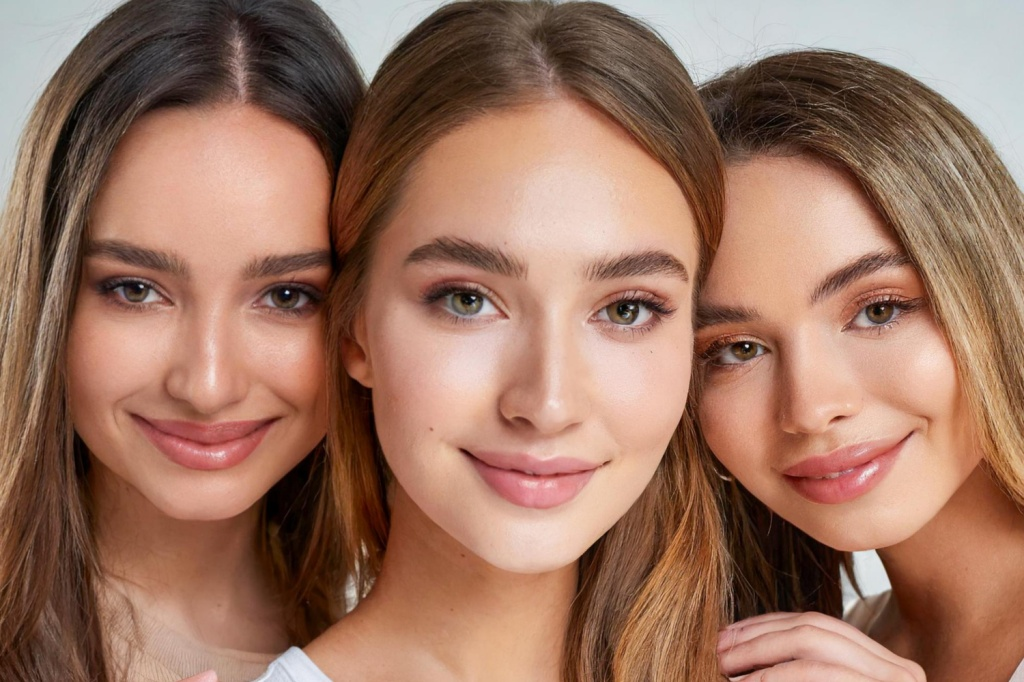
#> input picture faces.jpg, 1024 x 682 px
$ python main.py
#> lines starting #> are read from the running program, lines starting #| are printed output that depends on the picture
import cv2
import sys
import os

def detect_faces(image_path):
    # Загружаем изображение
#> called with image_path = 'faces.jpg'
    image = cv2.imread(image_path)
#> image is the input picture: shape (682, 1024, 3); mean B, G, R 97.9, 116.5, 156
    if image is None:
        print("Не удалось загрузить изображение.")
        sys.exit(1)

    # Загружаем pre-trained классификатор лиц
    face_cascade = cv2.CascadeClassifier(cv2.data.haarcascades + "haarcascade_frontalface_default.xml")

    # Конвертируем изображение в градации серого
    gray = cv2.cvtColor(image, cv2.COLOR_BGR2GRAY)
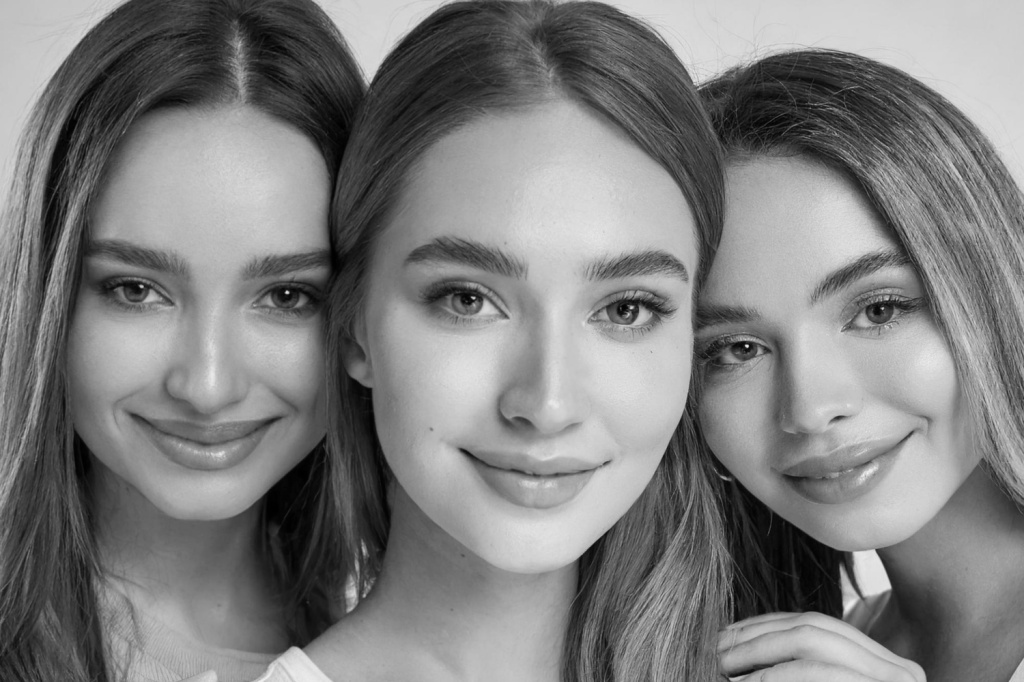
#> gray: shape (682, 1024); min 0, max 243, mean 126.2

    # Обнаруживаем лица
    faces = face_cascade.detectMultiScale(gray, scaleFactor=1.1, minNeighbors=5, minSize=(30, 30))
#> faces = [[38, 164, 349, 349], [338, 142, 413, 413], [637, 186, 358, 358]]

    print(f"Обнаружено лиц: {len(faces)}")
#| Обнаружено лиц: 3
    for (x, y, w, h) in faces:
        print(f"Координаты лица: x={x}, y={y}, w={w}, h={h}")
#> this loop made 3 passes
#| Координаты лица: x=38, y=164, w=349, h=349
#| Координаты лица: x=338, y=142, w=413, h=413
#| Координаты лица: x=637, y=186, w=358, h=358

if __name__ == "__main__":
    # Используем изображение по умолчанию, если аргумент не передан
    default_image = "faces.jpg"
    image_path = sys.argv[1] if len(sys.argv) > 1 else default_image

    if not os.path.exists(image_path):
        print(f"Файл {image_path} не найден.")
        sys.exit(1)

    detect_faces(image_path)
